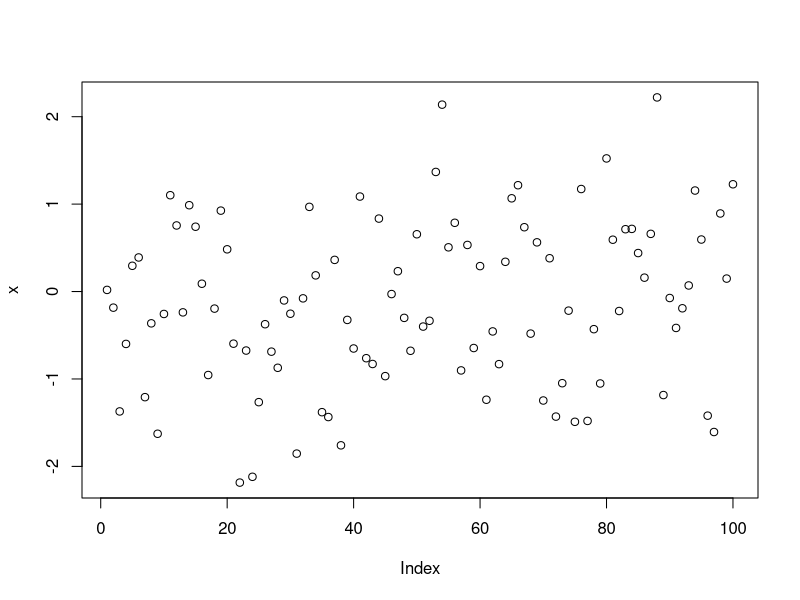
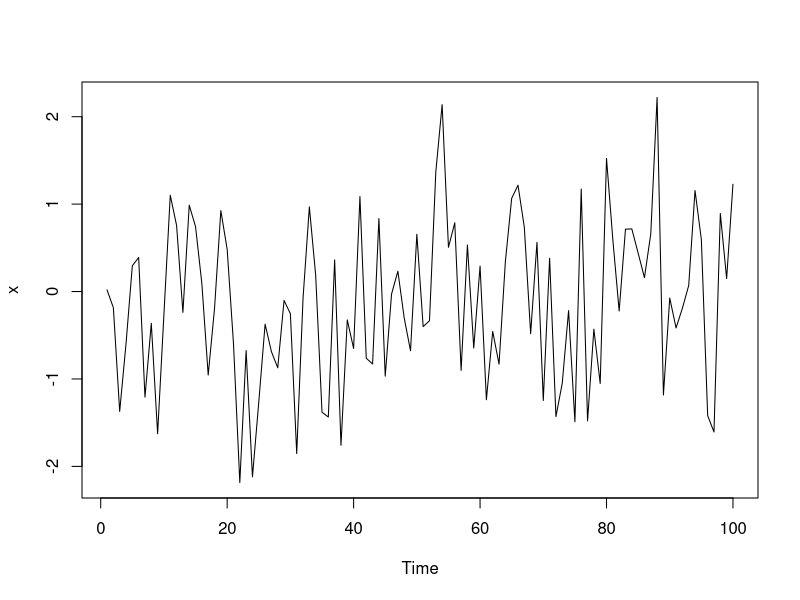

These figures' R source, in order: (Note: this script raises an error after producing the figures.)
#Class -> Object -> Method -> Generic Function


class(1)
class(TRUE)
class(rnorm(100))
class(NA)
class("foo")
x <- rnorm(100)
y <- x + rnorm(100)
fit <- lm(y ~ x)
class(fit)

#generic functions
# The generic function checks the class of the object.
# A search is done to see if there is an appropriate method for that class.
# If there exists a method for that class, then that method is called on the object and we’re done.
# If a method for that class does not exist, a search is done to see if there is a default method for the generic. If a default exists, then the default method is called.
# If a default method doesn’t exist, then an error is thrown.

print
mean
#find the appropriate method for the passed data type

methods("mean")

#s4 version of print
show
showMethods("show")


set.seed(2)
x <- rnorm(100)
mean(x)
getS3method("mean", "default")

set.seed(3)
df <- data.frame(x = rnorm(100), y = 1:100)
sapply(df, mean)
# The class of df is "data.frame"; each column can be an object of a different class
# We sapply over the columns and call the mean function
# In each column, mean checks the class of the object and dispatches the appropriate method.
# We have a numeric column and an integer column; mean calls the default method for both

set.seed(10)
x <- rnorm(100)
plot(x) #scatterplot
x <- as.ts(x)
plot(x) #linegraph

#Creating a class
setClass()
# At a minimum you need to specify the name of the class
# You can also specify data elements that are called slots
# You can then define methods for the class with the setMethod function 
# Information about a class definition can be obtained with the showClass function
library(methods)
setClass("polygon",
         representation( x = "numeric",
                         y = "numeric"))
#now a method to plot the ploygon class
# For setMethod you need to specify a generic function (plot), and a signature.
# A signature is a character vector indicating the classes of objects that are 
#accepted by the method. 
# In this case, the plot method will take one type of object, a polygon object.
setMethod("plot", "polygon",
           function(x, y, ...) {
                   plot(x@x, x@y, type = "n", ...)
                   xp <- c(x@x, x@x[1])
                   yp <- c(x@y, x@y[1])
                   lines(xp, yp)
           })
showMethods(plot)
p <- new("polygon", x = c(1, 2, 3, 4), y = c(1, 2, 3, 1))
p
plot(p)

# #Summary
# Developing classes and associated methods is a powerful way to extend the functionality of R
# Classes define new data types
# Methods extend generic functions to specificy the behavior of generic functions
# on new classes
# As new data types and concepts are created, classes/methods provide a way for
#you to develop an intuitive interface to those data/concepts for users